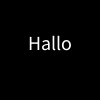
Frame 1 (no input)
Frame 60 (the mouse pressed at the canvas centre just before this capture): identical to frame 1, image omitted
Frame 120 (the mouse held since frame 60 and released just before this capture): identical to frame 1, image omitted

The Processing sketch that drew this single still picture (run headless with seeded random() and noise(); from frame 60 on, the mouse is pressed at the canvas centre):

// Processing sketch: b_3_2
// ── b_3_2.pde
int zustand = 0;

void setup() {
  textAlign(CENTER);
  textSize(20);
}

void draw() {
  background(0);
  if (zustand == 0) {
    text("Hallo", width/2, height/2);
  } else if (zustand == 1){
    text("mein", width/2, height/2);
  }else if (zustand == 2){
    text("Name", width/2, height/2);
  }else if (zustand == 3){
    text("ist", width/2, height/2);
  }else if (zustand == 4){
    text("Hase", width/2, height/2);
  }else if (zustand == 5){
    text("Ciao", width/2, height/2);
  }
}
void mouseClicked(){
  zustand++;
  if (zustand > 5){
    zustand = 0;
  }
}
